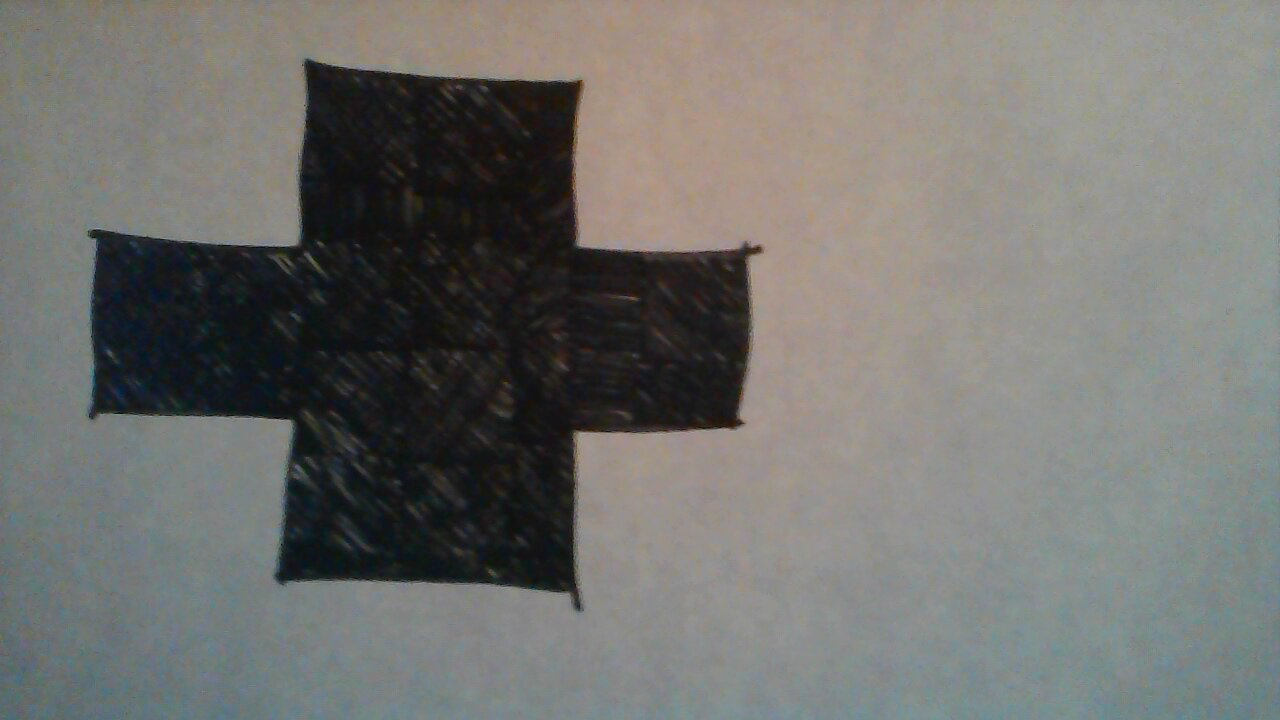
#> input picture py_sandbox/IMDL_old_code/IMDL_Project/camera/2015-04-15-160339.jpg, 1280 x 720 px, given in place of the camera
$ python shapes.py   (Python 2 division)
#> lines starting #> are read from the running program, lines starting #| are printed output that depends on the picture; after the words box and inside, x2 and y2 are one past the last pixel; in counts of white or black regions, pixels touching at a corner belong together
#!/bin/python

# attempt to contours with shape recognition

import cv2
import numpy as np
from time import sleep
from time import time
showControls=1
def nothing(x):
    pass
ini=[0,0,0,179,255,255] # orange balloon
hL=ini[0]
sL=ini[1]
vL=ini[2]
hU=ini[3]
sU=ini[4]
vU=ini[5]
if(showControls==1):
	ht=200
	wd=512
	img=np.zeros((ht,wd,3), np.uint8)
	cv2.namedWindow('image')
	#make  trackbars for upper / lower ranges
	    #lower range
	cv2.createTrackbar('H lower','image',0,179,nothing)
	cv2.createTrackbar('S lower','image',0,255,nothing)
	cv2.createTrackbar('V lower','image',0,255,nothing)
	    #upper range
	cv2.createTrackbar('H upper','image',0,179,nothing)
	cv2.createTrackbar('S upper','image',0,255,nothing)
	cv2.createTrackbar('V upper','image',0,255,nothing)

	# #initialize trackbar positions


	cv2.setTrackbarPos('H lower','image',ini[0])
	cv2.setTrackbarPos('S lower','image',ini[1])
	cv2.setTrackbarPos('V lower','image',ini[2])
	cv2.setTrackbarPos('H upper','image',ini[3])
	cv2.setTrackbarPos('S upper','image',ini[4])
	cv2.setTrackbarPos('V upper','image',ini[5])
	# set color window palettes
	tL=(10,10)
	bR=(wd/2-10,ht-10)
	tL2=(wd/2+10,10)
	bR2=(wd-10,ht-10)


ratio=0.5 #note, 1 = 1:1 ratio
blurVal=19 #should be a positive odd number
morphVal=11 #should be a positive odd number


cap = cv2.VideoCapture(0) #select video source

while(1):

	if(showControls==1):
		# controls window
		cv2.imshow('image',img)
		#track set 1 - lower
		hL = cv2.getTrackbarPos('H lower','image')
		sL = cv2.getTrackbarPos('S lower','image')
		vL = cv2.getTrackbarPos('V lower','image')
		hsvL=np.uint8([[[hL,sL,vL]]])   #trans to BGR
		bgrL=cv2.cvtColor(hsvL,cv2.COLOR_HSV2BGR)
		b_L=int(bgrL[0][0][0])
		g_L=int(bgrL[0][0][1])
		r_L=int(bgrL[0][0][2])
		    #track set 1 - upper
		hU = cv2.getTrackbarPos('H upper','image')
		sU = cv2.getTrackbarPos('S upper','image')
		vU = cv2.getTrackbarPos('V upper','image')
		hsvU=np.uint8([[[hU,sU,vU]]])   #trans to BGR
		bgrU=cv2.cvtColor(hsvU,cv2.COLOR_HSV2BGR)
		b_U=int(bgrU[0][0][0])
		g_U=int(bgrU[0][0][1])
		r_U=int(bgrU[0][0][2])
		#plot everything
		img[:]=0 #set controls bkgd to black
		cv2.rectangle(img,tL,bR,(b_L,g_L,r_L),-1) #plot rect1
		cv2.rectangle(img,tL2,bR2,(b_U,g_U,r_U),-1)    #plot rect2
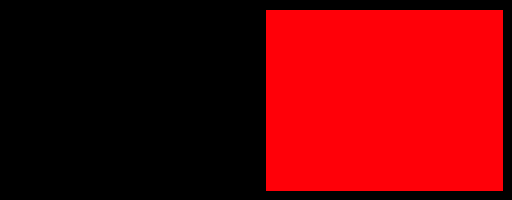
#> img: shape (200, 512, 3); mean of channels 0, 1, 2 3.4, 0, 106.8; drawn as B, G, R

	_, frameOrig = cap.read()
#> frameOrig is the input picture: shape (720, 1280, 3); mean B, G, R 111.2, 114.4, 114.5
	camAngle=0
	try:
		# Resize the captured frame
		frameOrig = cv2.resize(frameOrig,None,fx=ratio, fy=ratio,
						   interpolation = cv2.INTER_AREA)
#> frameOrig: shape (360, 640, 3)
	except:
		print "resize error"

	cv2.imshow('raw',frameOrig) #video frame
	#need: mask of area only where cross is
	frame1=cv2.cvtColor(frameOrig,cv2.COLOR_BGR2GRAY)
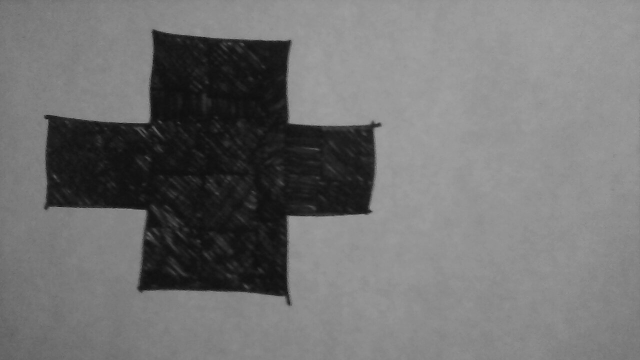
#> frame1: shape (360, 640); min 15, max 162, mean 114.2
	frame2=cv2.cvtColor(frameOrig,cv2.COLOR_BGR2GRAY)

	hsv=cv2.cvtColor(frameOrig,cv2.COLOR_BGR2HSV) #create HSV version #need fix here...
#> hsv: shape (360, 640, 3); mean H, S, V 59.1, 31.3, 119.3
	# bb,gg,rr=cv2.split(frame)
	lower=np.array([hL,sL,vL])
	upper=np.array([hU,sU,vU])

	# hsv image
	frameHSV=cv2.inRange(hsv,lower,upper) #this is the true result
#> frameHSV: shape (360, 640); every value is 255

	# normal binary image
	ret,thresh1 = cv2.threshold(frame1,50,255,cv2.THRESH_BINARY)
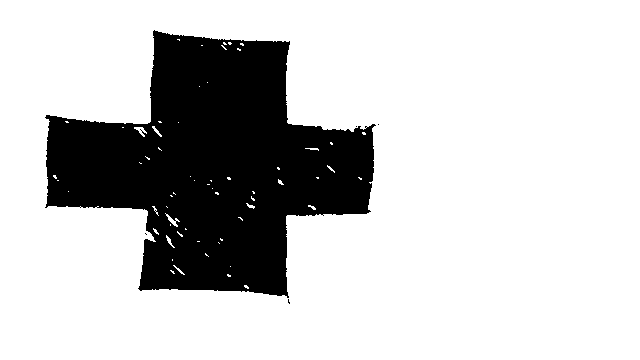
#> thresh1: shape (360, 640); 78% white; 5 black regions (4 under 20 px), largest, box (x1, y1, x2, y2) and area: (45, 30, 376, 298) 50610

	#get image of cross, in white w/ black background. plus noise
	ret,thresh2=cv2.threshold(frame2,100,255,cv2.THRESH_BINARY_INV)
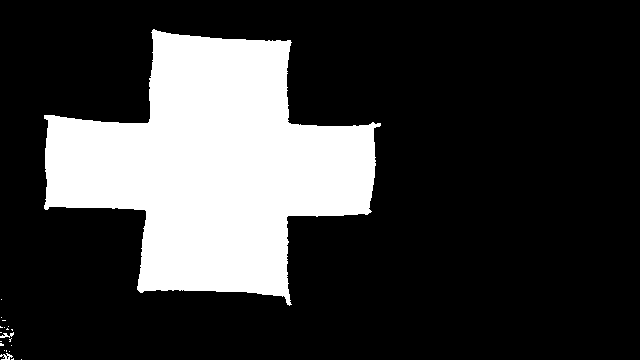
#> thresh2: shape (360, 640); 23% white; 21 white regions (18 under 20 px), largest, box (x1, y1, x2, y2) and area: (44, 29, 381, 306) 52784, (0, 353, 13, 360) 46, (0, 332, 14, 338) 40

	# show everything
	cv2.imshow('binary',thresh1) #video frame
	cv2.imshow('binary_inv',thresh2) #video frame
	cv2.imshow('hsv',frameHSV)


	k = cv2.waitKey(5) & 0xFF
#> (key Esc is pressed here)
	if k == 27:
		break
